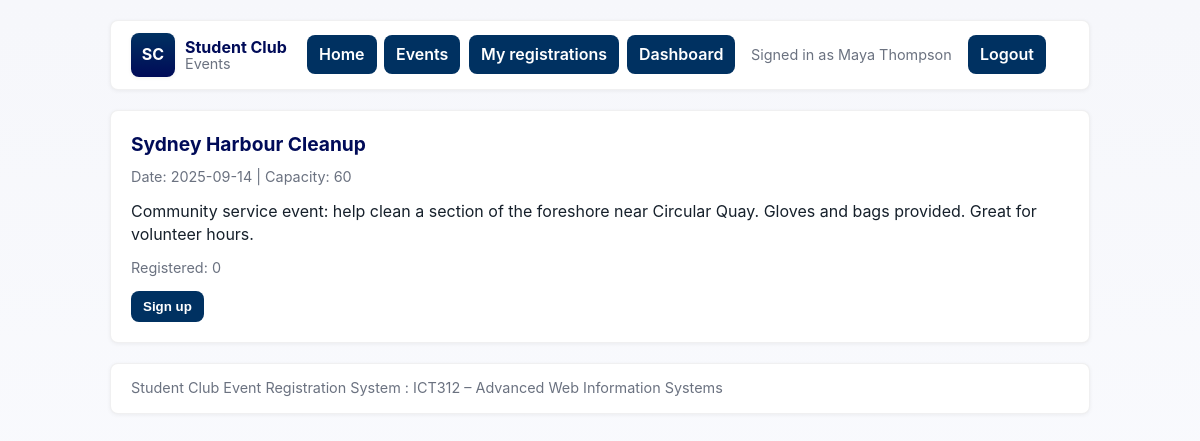
/src/events/view.php?id=2 (signed in), run on the app's committed database.
### tables this page shows
CREATE TABLE IF NOT EXISTS events (
  id INT AUTO_INCREMENT PRIMARY KEY,
  title VARCHAR(150) NOT NULL,
  description TEXT,
  event_date DATE,
  capacity INT DEFAULT 0,
  created_at TIMESTAMP DEFAULT CURRENT_TIMESTAMP
);

### src/events/view.php (the view, shortened to what this page needs)
<?php
require_once __DIR__ . '/../../config/db.php';
$id = isset($_GET['id']) ? (int)$_GET['id'] : 0;
$stmt = $pdo->prepare('SELECT * FROM events WHERE id = ? LIMIT 1');
$stmt->execute([$id]);
$event = $stmt->fetch();
$r = $pdo->prepare('SELECT COUNT(*) as c FROM registrations WHERE event_id = ?');
$r->execute([$id]);
$regCount = (int)$r->fetchColumn();
include __DIR__ . '/../templates/header.php';
?>
<h2><?php echo htmlspecialchars($event['title']); ?></h2>
<p class="small">Date: <?php echo htmlspecialchars($event['event_date']); ?> | Capacity: <?php echo (int)$event['capacity']; ?></p>
<p><?php echo nl2br(htmlspecialchars($event['description'])); ?></p>
<p class="small">Registered: <?php echo $regCount; ?></p>
<?php if (!isset($_SESSION['user'])): ?>
  <div class="alert">
    Please <a href="../auth/login.php">login</a> or <a href="../auth/register.php">register</a> to sign up.
  </div>
<?php else: ?>
  <?php if ($regCount >= (int)$event['capacity']): ?>
    <div class="alert error">This event is full.</div>
  <?php else: ?>
    <form method="post" action="signup.php">
      <button type="submit" class="btn">Sign up</button>
    </form>
  <?php endif; ?>
<?php endif; ?>
<?php include __DIR__ . '/../templates/footer.php'; ?>

### assets/css/styles.css (style rules this page uses)
:root { --brand-900: #000B58; --brand-800: #003161; --accent: #006A67; --warm: #FDEB9E; --bg: #f6f7fb; --card-bg: #ffffff; --muted: #6b7280; --border: rgba(2, 6, 23, 0.06); --radius: 10px; --gap: 14px; --shadow-sm: 0 1px 4px rgba(2, 6, 23, 0.06); --shadow-md: 0 6px 18px rgba(2, 6, 23, 0.08); --transition-fast: 180ms cubic-bezier(.2, .9, .2, 1); --transition-med: 260ms cubic-bezier(.2, .9, .2, 1); --max-width: 980px; }
*, *::before, *::after { box-sizing: border-box; }
html, body { height: 100%; margin: 0; font-family: Inter, ui-sans-serif, system-ui, -apple-system, "Segoe UI", Roboto, "Helvetica Neue", Arial; background: linear-gradient(180deg, var(--bg) 0%, #fbfcff 100%); color: #0b1220; -webkit-font-smoothing: antialiased; -moz-osx-font-smoothing: grayscale; line-height: 1.45; font-size: 16px; }
.btn { display: inline-flex; align-items: center; gap: 8px; padding: 8px 12px; border-radius: 8px; font-weight: 600; cursor: pointer; border: none; background: var(--brand-800); color: white; text-decoration: none; box-shadow: none; transition: transform var(--transition-fast), box-shadow var(--transition-fast), background var(--transition-med); -webkit-tap-highlight-color: transparent; }
h1, h2, h3 { margin: 0 0 8px 0; color: var(--brand-900); font-weight: 700; }
h2 { font-size: 1.2rem; }
p { margin: 0 0 12px 0; color: #16202b; }
.small { font-size: 0.9rem; color: var(--muted); }
a, button, .btn { will-change: transform; transition: transform var(--transition-fast), box-shadow var(--transition-fast), opacity var(--transition-fast); }

### src/templates/header.php (style rules this page uses)
body { visibility:visible }

### data on the page
events: title "Sydney Harbour Cleanup", event_date "2025-09-14", capacity "60", description "Community service event: help clean a section of the foreshore near Circular Quay. Gloves and bags provided. Great for volunteer hours."

### other printed values
$user['name'] "Maya Thompson"
$regCount "0"
